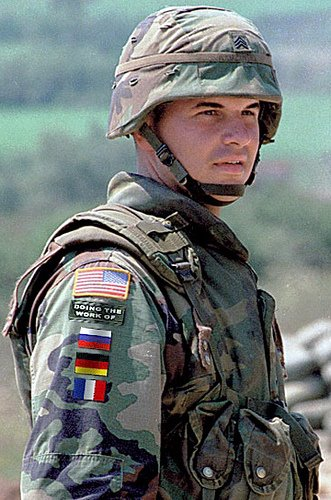
%> input picture matlab_toolbox/Algorithms/GHO/demo.jpg, 331 x 500 px
$ octave demo.m   (GNU Octave 9; MATLAB toolbox functions it lacks are replaced by stand-ins)
%> lines starting %> are read from the running program, lines starting %| are printed output that depends on the picture
### matlab_toolbox/Util/CleanUpImage.m
function [ im_out ] = CleanUpImage( filename )
%> called with filename = 'demo.jpg'
% This function serves as a replacement for imread(), covering many extreme
% cases that occasionally appear in real-world datasets. This includes images
% with other than three channels and uint16 images. These images are all
% converted to 3-channel uint8 images.

im=imread(filename);
%> im is the input picture: size 500x331x3 uint8; mean R, G, B 113.4, 118.5, 116.6

if numel(size(im))>3
    im=im(:,:,:,1,1,1,1);
end

dots=strfind(filename,'.');
extension=filename(dots(end):end);

if strcmpi(extension,'.gif') && size(im,3)<3
    [im_gif,gif_map] =imread(filename);
    im_gif=im_gif(:,:,:,1);
    im=uint8(ind2rgb(im_gif,gif_map)*255);
end

if size(im,3)<3
    im(:,:,2)=im(:,:,1);
    im(:,:,3)=im(:,:,1);
end


if size(im,3)>3
    im=im(:,:,1:3);
end

if isa(im,'uint16')
    im=uint8(floor(double(im)/256));
end

im_out=im;

end

### matlab_toolbox/Algorithms/GHO/Ghost.m
function [OutputX, OutputY, dispImages, imin, Qualities, mins]=Ghost(imorig, checkDisplacements)
%> called with checkDisplacements = 0
    % Copyright (C) 2016 Markos Zampoglou
    % Information Technologies Institute, Centre for Research and Technology Hellas
    % 6th Km Harilaou-Thermis, Thessaloniki 57001, Greece
    %
    % This code implements the algorithm presented in:
    % Farid, Hany. "Exposing digital forgeries from JPEG ghosts."
    % Information Forensics and Security, IEEE Transactions on 4, no. 1
    % (2009): 154-160.
    %
    % checkDisplacements: whether to run comparisons for all 8x8 displacements in order to find the
    % best NA-match. 1 for true, 0 for false (just use (0,0)).
    % smoothFactor=moving average size
    %

    minQ=51;
    maxQ=100;
    stepQ=1;

    if checkDisplacements==1
        maxDisp=7;
    else
        maxDisp=0;
    end

    mins=[];
    Output=[];

    smoothing_b=17;
    Offset=(smoothing_b-1)/2;

    for ii=minQ:stepQ:maxQ
        imwrite(imorig,'tmpResave.jpg','JPEG','Quality',ii);
        tmpResave=double(imread('tmpResave.jpg'));
        Deltas=[];
        overallDelta=[];
        for dispx=0:maxDisp
            for dispy=0:maxDisp
                DisplacementIndex=dispx*8+dispy+1;
                tmpResave_disp=tmpResave(1+dispx:end,1+dispy:end,:);
                imorig_disp=double(imorig(1:end-dispx,1:end-dispy,:));
                Comparison=(imorig_disp-tmpResave_disp).^2;

                h = fspecial('average', smoothing_b);
                for jj=1:size(Comparison,3)
                    Comparison(:,:,jj)=filter2(h,Comparison(:,:,jj));
                end
                Comparison=Comparison(Offset+1:end-Offset,Offset+1:end-Offset,:);

                Deltas{DisplacementIndex}=mean(Comparison,3);
                %Deltas{DisplacementIndex}(1:5,1:5)
                %Deltas{DisplacementIndex}(end-4:end,end-4:end)
                overallDelta(DisplacementIndex)=mean(mean(Deltas{DisplacementIndex}));
            end
        end
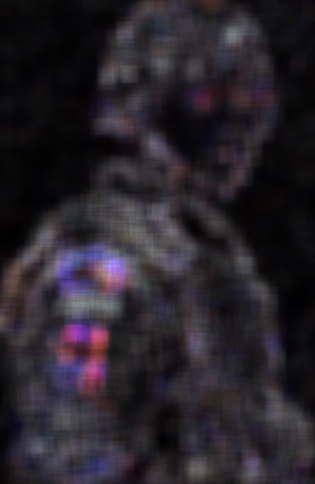
%> Comparison: size 484x315x3 double; mean R, G, B 75.7, 66.8, 79.5; drawn with min black and max white
%> after the loop, Deltas = 1 item

        [minOverallDelta,minInd]=min(overallDelta);
%> minOverallDelta = 74.01; minInd = 1
        mins((ii-minQ)/stepQ+1)=minInd;
        Output((ii-minQ)/stepQ+1)=minOverallDelta;
        delta=Deltas{minInd};
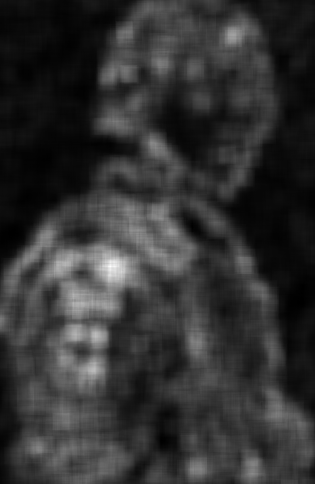
%> delta: size 484x315 double; min 8.88, max 337.1, mean 74; drawn with min black and max white
        delta=(delta-min(min(delta)))/(max(max(delta))-min(min(delta)));

        dispImages{(ii-minQ)/stepQ+1}=imresize(single(delta),round(size(delta)/4),'method','box');
    end

    OutputY=Output;
    OutputX=minQ:stepQ:maxQ;
    %OutputY=smooth(OutputY,smoothFactor);
%> the run ends on the next line
    [xmax,imax,xmin,imin] = extrema(OutputY);
    imin=sort(imin);
    Qualities=imin*stepQ+minQ-1;

### matlab_toolbox/Algorithms/GHO/analyze.m
function [OutputMap] = analyze( imPath )
    %ANALYZE Summary of this function goes here
    %   Detailed explanation goes here
    im=CleanUpImage(imPath);
    checkDisplacements=0;
    smoothFactor=1;
    [OutputX, OutputY, dispImages, imin, Qualities, Mins]=Ghost(im, checkDisplacements);
    OutputMap = dispImages;
end

### matlab_toolbox/Algorithms/GHO/demo.m
close all; clear all;
im1='demo.jpg'
OutputMap = analyze(im1);
